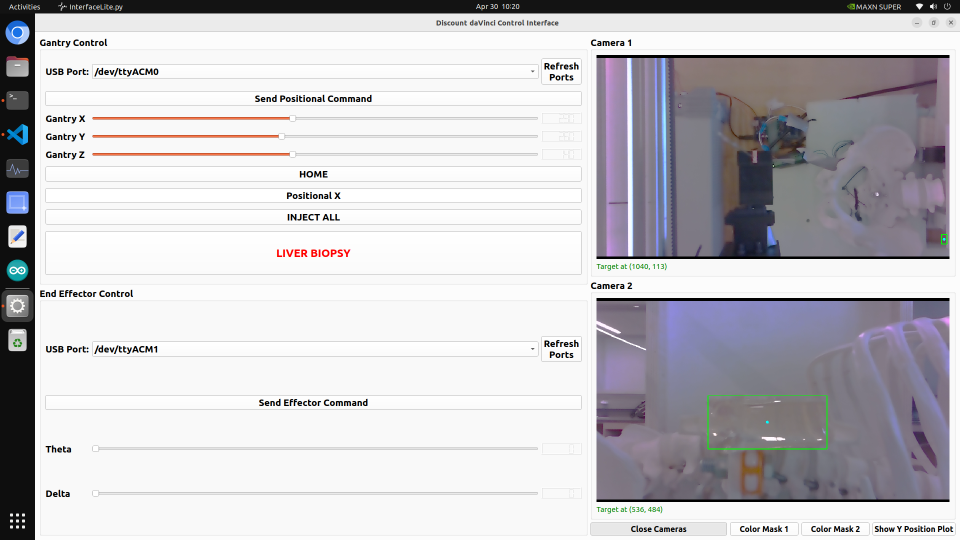
#> input picture Interface.png, 1920 x 1080 px (shown at 1/2 size)
$ python -i camera_utils.py   (imports and definitions only)
#> lines starting #> are read from the running program, lines starting #| are printed output that depends on the picture; after the words box and inside, x2 and y2 are one past the last pixel; in counts of white or black regions, pixels touching at a corner belong together
#> further down, picture is the input picture: shape (1080, 1920, 3); mean B, G, R 199.7, 195.7, 197.3
# MIT License
# Copyright (c) 2019-2022 JetsonHacks

# A simple code snippet
# Using two  CSI cameras (such as the Raspberry Pi Version 2) connected to a
# NVIDIA Jetson Nano Developer Kit with two CSI ports (Jetson Nano, Jetson Xavier NX) via OpenCV
# Drivers for the camera and OpenCV are included in the base image in JetPack 4.3+

# This script will open a window and place the camera stream from each camera in a window
# arranged horizontally.
# The camera streams are each read in their own thread, as when done sequentially there
# is a noticeable lag

import os
import cv2
import threading
import numpy as np

dir_path = os.path.dirname(os.path.realpath(__file__))

class CSI_Camera:

    # [89 lines left out: functions __init__, open, start, stop, updateCamera, read and 3 more, not called in this run]

"""
gstreamer_pipeline returns a GStreamer pipeline for capturing from the CSI camera
Flip the image by setting the flip_method (most common values: 0 and 2)
display_width and display_height determine the size of each camera pane in the window on the screen
Default 1920x1080
"""


# [127 lines left out: functions gstreamer_pipeline, run_cameras, calculate_world_3D, not called in this run]


# [55 lines of commented-out code are left out]
def colormask(image):
    # Preprocessing: blur to reduce noise
    blurred = cv2.GaussianBlur(image, (11, 11), 0)

    # Convert to HSV
    hsv = cv2.cvtColor(blurred, cv2.COLOR_BGR2HSV)
#> hsv: shape (1080, 1920, 3); mean H, S, V 35.8, 11.7, 201.2

    # Red hue range (wraps around 0)
    lower_red1 = np.array([0, 100, 100])
    upper_red1 = np.array([10, 255, 255])
    lower_red2 = np.array([160, 100, 100])
    upper_red2 = np.array([179, 255, 255])

    # Create binary masks
    mask1 = cv2.inRange(hsv, lower_red1, upper_red1)
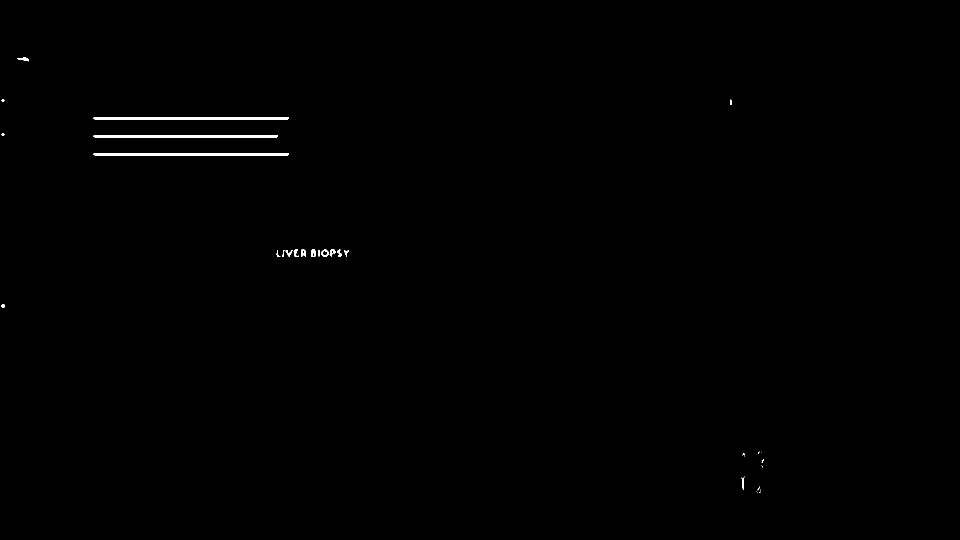
#> mask1: shape (1080, 1920) (shown at 1/2 size); 0.33% white; 33 white regions (13 under 20 px), largest, box (x1, y1, x2, y2) and area: (186, 234, 578, 239) 1949, (186, 306, 578, 311) 1949, (186, 270, 556, 275) 1839
    mask2 = cv2.inRange(hsv, lower_red2, upper_red2)
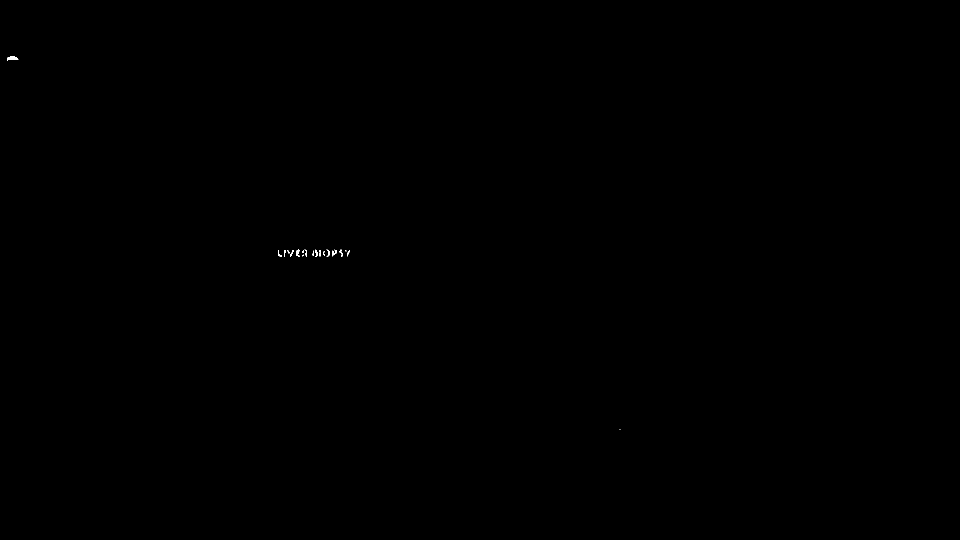
#> mask2: shape (1080, 1920) (shown at 1/2 size); 0.03% white; 20 white regions (6 under 20 px), largest, box (x1, y1, x2, y2) and area: (14, 113, 37, 121) 132, (592, 499, 600, 514) 62, (664, 499, 674, 513) 60
    mask = cv2.bitwise_or(mask1, mask2)

    # Morphological cleaning
    kernel = np.ones((5, 5), np.uint8)
    mask = cv2.morphologyEx(mask, cv2.MORPH_OPEN, kernel)
#> mask: shape (1080, 1920); 0.33% white; 15 white regions, largest, box (x1, y1, x2, y2) and area: (189, 234, 576, 239) 1935, (189, 306, 576, 311) 1935, (189, 270, 554, 275) 1825
    mask = cv2.morphologyEx(mask, cv2.MORPH_CLOSE, kernel)
#> mask: shape (1080, 1920); 0.34% white; 11 white regions

    # Find contours
    contours, _ = cv2.findContours(mask, cv2.RETR_EXTERNAL, cv2.CHAIN_APPROX_SIMPLE)
#> contours = 11 contours, 1 with area under 20; largest, box (x1, y1, x2, y2) and area: (189, 306, 576, 311) 1544, (189, 234, 576, 239) 1544, (189, 270, 554, 275) 1456, (566, 499, 614, 514) 326, (654, 499, 686, 514) 264

    image_rgb = cv2.cvtColor(image, cv2.COLOR_BGR2RGB)
    masked_image = cv2.bitwise_and(image_rgb, image_rgb, mask=mask)
    mask_bgr = cv2.cvtColor(mask, cv2.COLOR_GRAY2RGB)

    target_find = False
    if contours:
        target_find = True
        # Find largest contour by area
        largest_contour = max(contours, key=cv2.contourArea)
#> largest_contour = [[189, 306], [189, 310], [575, 310], [575, 306]]
        if cv2.contourArea(largest_contour) > 100:  # Ignore small blobs
            x, y, w, h = cv2.boundingRect(largest_contour)
#> x = 189; y = 306; w = 387; h = 5
            cx, cy = x + w // 2, y + h // 2
#> cx = 382; cy = 308

            # Draw bounding box and center
            cv2.rectangle(mask_bgr, (x, y), (x + w, y + h), (0, 255, 0), 2)
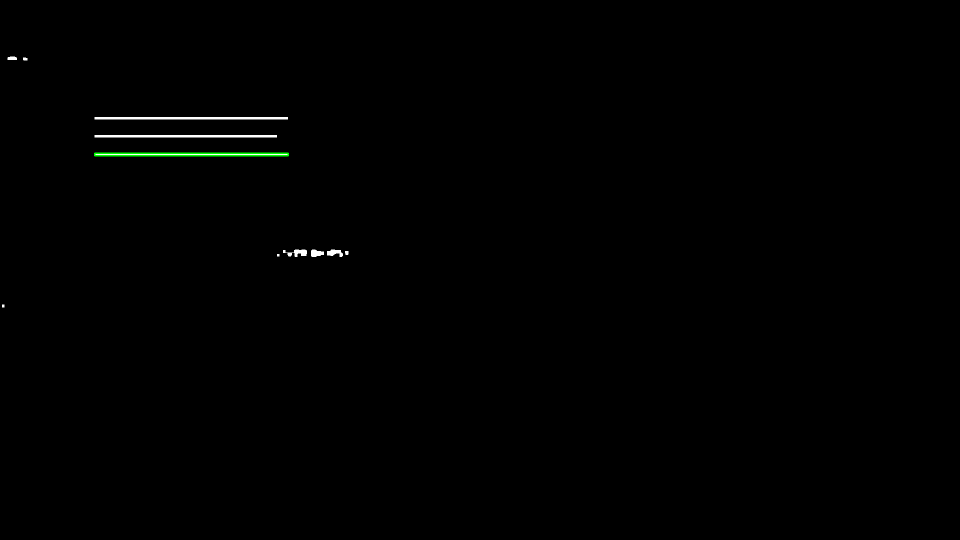
#> mask_bgr: shape (1080, 1920, 3) (shown at 1/2 size); mean B, G, R 0.7, 1, 0.7
            cv2.drawMarker(mask_bgr, (cx, cy), (255, 0, 0), markerType=cv2.MARKER_CROSS, markerSize=20, thickness=2)
#> mask_bgr: shape (1080, 1920, 3); 0.01% of pixels changed, all inside (x1, y1, x2, y2) = (371, 297, 394, 320)

            print(f"Detected object center: ({cx}, {cy})")
#| Detected object center: (382, 308)

            # # Calculate the world coordinate of the Target
            # world_coords = calculate_world_3D(camera, x, y)
            # # Add a label
            # label = "({:.2f}, {:.2f}, {:.2f})".format(world_coords[0], world_coords[1], world_coords[2])
            # cv2.putText(image_rgb, label, (cx + 10, cy - 10), cv2.FONT_HERSHEY_SIMPLEX,
            #             0.5, (0, 255, 0), 2)
            # print(f"World coords: X={world_coords[0]:.2f}, Y={world_coords[1]:.2f}, Z={world_coords[2]:.2f}")

    return image_rgb, masked_image, mask_bgr, target_find


# [2 lines not run here, left out]

>>> import cv2
>>> picture = cv2.imread('Interface.png')
>>> result = colormask(picture)
